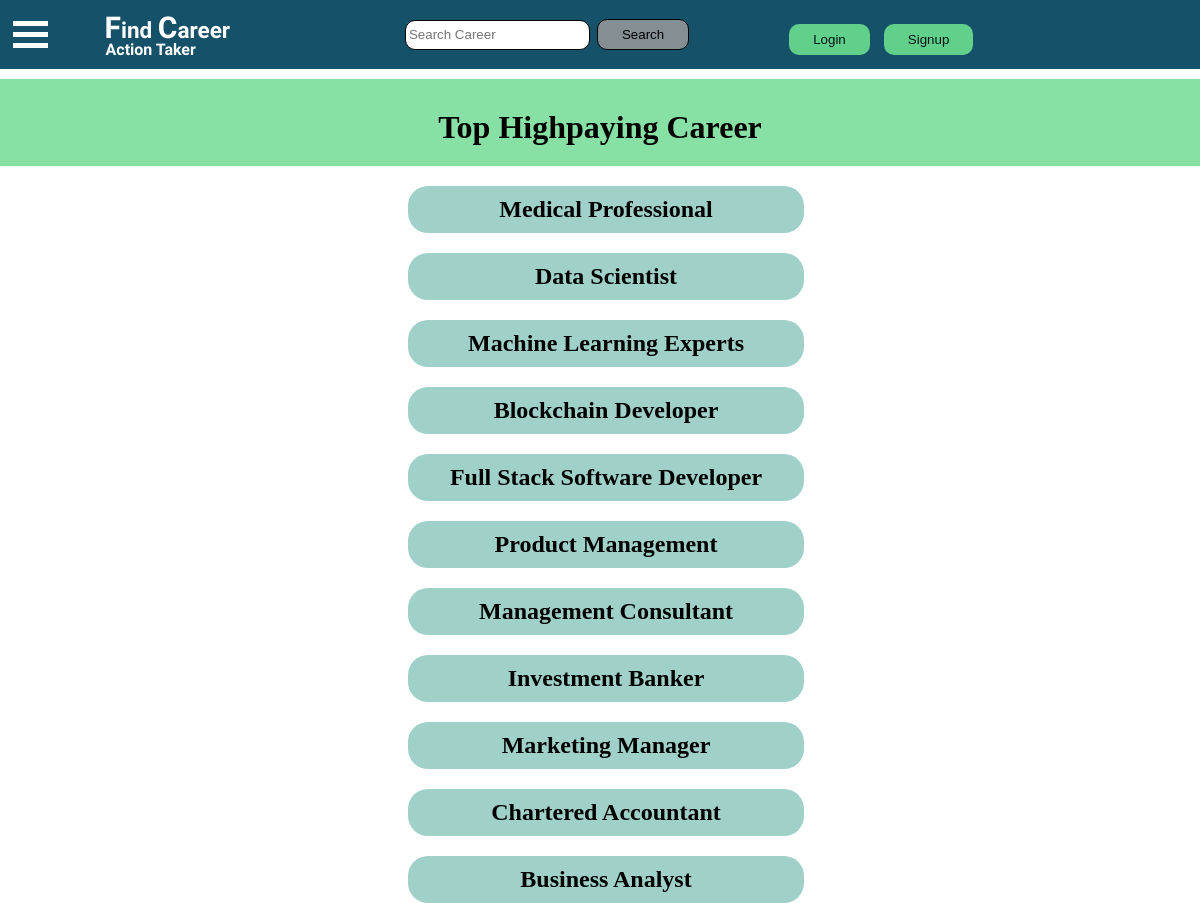
/Career/Highpaying/, run on the app's committed database.
### Career/models.py (models this page shows, shortened)
class Career(models.Model):
    cno = models.AutoField(primary_key=True)
    user = models.ForeignKey(User, default=None, on_delete=models.CASCADE)
    ctitle=models.CharField(max_length=100, blank=True)
    cname=models.CharField(max_length=40)
    category=models.CharField(max_length=40)
    cdetail = models.TextField(blank=True)
    tags = models.TextField(default='')
    timeStamp = models.DateTimeField(auto_now_add=True, blank=True)

### Career/views.py (the view)
# urls.py: path('Highpaying/', views_career.Highpaying, name='Highpaying'),
def Highpaying(request):
    cares=Career.objects.filter(category__icontains="Highpaying").values()
    context={'cares':cares}
    return render(request, 'Career/Career_option.html', context)

### Template/Career/Career_option.html (shortened to what this page needs)
{% extends '../base.html' %}
{% load static %}
{% block css %}
<link rel="stylesheet" href="{% static '/css/CareerPagesStyle.css' %}">
{% endblock css %}
{% block body %}
{% for care in cares %}
{% if care.ctitle == 'Top Highpaying Career' %}
<div class="head">
    <h1 class="head">{{care.ctitle}}</h1>
</div>
{% elif care.ctitle == 'Top Demanded Career' %}
<div class="head">
    <h1 class="head">{{care.ctitle}}</h1>
</div>
{% elif care.ctitle == 'Unknown Career' %}
<div class="head">
    <h1 class="head">{{care.ctitle}}</h1>
</div>
{% elif care.ctitle == 'Unique Careers' %}
<div class="head">
    <h1 class="head">{{care.ctitle}}</h1>
</div>
{% elif care.ctitle == 'Skills Based Careers' %}
<div class="head">
    <h1 class="head">{{care.ctitle}}</h1>
</div>
{% elif care.ctitle == 'Top Careers In Government Sector' %}
<div class="head">
    <h1 class="head">{{care.ctitle}}</h1>
</div>
{% elif care.ctitle == 'Creative Required Career' %}
<div class="head">
    <h1 class="head">{{care.ctitle}}</h1>
</div>
{% elif care.ctitle == 'Careers in Sports' %}
<div class="head">
    <h1 class="head">{{care.ctitle}}</h1>
</div>
{% elif care.ctitle == 'Healthcare' %}
<div class="head">
    <h1 class="head">{{care.ctitle}}</h1>
</div>
{% elif care.ctitle == 'Careers In Finance' %}
<div class="head">
    <h1 class="head">{{care.ctitle}}</h1>
</div>
{% elif care.ctitle == 'Careers In IT' %}
<div class="head">
    <h1 class="head">{{care.ctitle}}</h1>
</div>
{% elif care.ctitle == 'Career In Management' %}
<div class="head">
    <h1 class="head">{{care.ctitle}}</h1>
</div>
{% endif %}
<div class="cont">
    <a href="Career_detail/{{care.cno}}">
    <div class="CH1">
            <h2 class="Cop">{{care.cname}}</h2>
        </div>
    </a>
</div>
{% endfor %}
{% endblock body %}

### Template/base.html (shortened to what this page needs)
{% load static %}
<!DOCTYPE html>
<html lang="en">
<head>
    <link rel="stylesheet" href="{% static '/css/base.css' %}">
    {% block css %}
    {% endblock css %}
</head>
<body>
    <div class="H">
        <div class="container" onclick="Bar()">
            <div class="bar1"></div>
            <div class="bar2"></div>
            <div class="bar3"></div>
        </div>
        <div class="headcont">
            <div class="H1">
                <h2><span class="cap">F</span class="cap">ind <span class="cap">C</span class="cap">areer <span
                    class="TM">Action Taker</span> </h2>
                </div>
        </div>
        <div class="nav">
            <div class="S">
                <form action="/">
                    <input type="text" name="career" placeholder="Search Career" class="search">
                    <button type="submit" class="btnsearch">Search</button>
                </form>
            </div>
            {% if user.is_authenticated %}
            <div class="dropdown">
                <button onclick="myFunction()" class="dropbtn">{{request.user}}</button>
                <div id="myDropdown" class="dropdown-content">
                    <a href="/profile/{{request.user}}">Profile</a>
                    <a href="/Logout">Logout</a>
                </div>
            </div>
            {% else %}
            <div class="auth">
                <button class="open-button" onclick="openForm()">Login</button>
                <button class="open-signup-button" onclick="openSignup()">Signup</button>
            </div>
            {% endif %}
        </div>
    </div>
    {% block body %} {% endblock %}
</body>

### static/css/base.css (style rules this page uses)
* { box-sizing: border-box; margin: 0px; padding: 0px; }
.H { display: flex; padding: 10px; background: rgb(22, 81, 106); position: -webkit-sticky; position: sticky; top: 0; }
.cap { font-size: 30px; color: white; }
.headcont { display: flex; flex-direction: column; margin-left: 50px; }
.H1 { display: flex; flex-direction: row; font-family: 'Exo', sans-serif; font-size: 15px; color: white; padding-left: 3%; }
.TM { display: flex; flex-direction: row; float: left; font-family: 'Exo', sans-serif; font-size: 16px; color: white; margin-top: -5px; margin-left: 1px; }
.nav { display: flex; text-align: center; }
.S { display: flex; align-self: center; margin-left: 60px; }
.search { min-width: 60px; height: 30px; padding: 3px; border: 1px solid black; border-radius: 10px; }
.auth { margin-top: 20px; }
.btnsearch { margin-left: 3px; border-radius: 10px; border: 1px solid black; background-color: rgb(158 158 158 / 81%); padding: 7px 24px; cursor: pointer; }
.open-button, .open-signup-button { background-color: rgb(115, 240, 146); color: rgb(0, 0, 0); margin: -7px 0px 0px 10px; padding: 8px 24px; border: none; border-radius: 10px; cursor: pointer; opacity: 0.8; }

### static/css/CareerPagesStyle.css (style rules this page uses)
.head { margin-top: 10px; padding: 10px; color: rgb(0 0 0); background-color:#88e1a4; text-align: center; }
a { text-decoration: none; }
.cont { margin-left: 34%; }
.CH1 { margin-top: 20px; padding: 10px; width: 50%; background: rgb(159 209 201); text-align: center; border-radius: 20px; text-decoration: none; }
.Cop { color: rgb(0 0 0); }

### Template/base.html (style rules this page uses)
.container { display: none; cursor: pointer; margin-top: auto; margin-bottom: auto; margin-left: 3px; }
.bar1, .bar2, .bar3 { width: 35px; height: 5px; background-color: white; margin: 6px 0; transition: 0.4s; }
@media only screen and (min-width: 768px) and (max-width: 1235px) { .container { display: block; } }
@media only screen and (min-width: 768px) and (max-width: 1235px) { .S,.dropdown,.auth { margin-left: 90px; } }

### data on the page
Career: ctitle "Top Highpaying Career", cname "Medical Professional"
Career: cname "Data Scientist"
Career: cname "Machine Learning Experts"
Career: cname "Blockchain Developer"
Career: cname "Full Stack Software Developer"
Career: cname "Product Management"
Career: cname "Management Consultant"
Career: cname "Investment Banker"
Career: cname "Marketing Manager"
Career: cname "Chartered Accountant"
Career: cname "Business Analyst"
